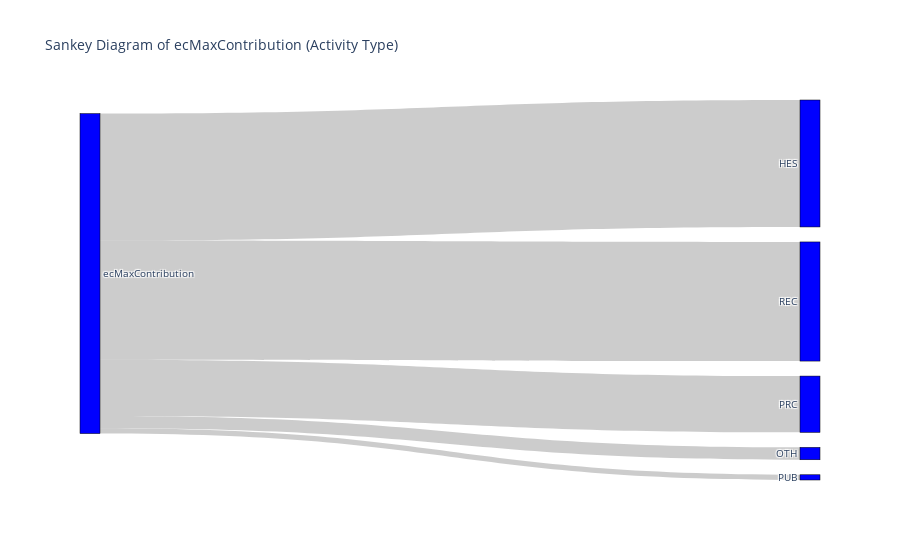

Notebook code for this chart:
### Code cell
# Create the Sankey diagram
fig = go.Figure(data=[go.Sankey(
    node=dict(
        pad=15,
        thickness=20,
        line=dict(color="black", width=0.5),
        label=labels,
        color="blue"
    ),
    link=dict(
        source=sankey_field['source'],
        target=sankey_field['target'],
        value=sankey_field['value']
    )
)])

fig.update_layout(title_text="Sankey Diagram of ecMaxContribution (Activity Type)", font_size=10)
fig.show()

### Figure 1 — Plotly figure (JSON) as saved in the notebook; plotly's stock layout.template omitted (floating-point values rounded to 4 significant figures)
{"data": [{"link": {"source": [0, 0, 0, 0, 0], "target": [1, 2, 3, 4, 5], "value": [39.67, 3.874, 17.59, 1.635, 37.22]}, "node": {"color": "blue", "label": ["ecMaxContribution", "HES", "OTH", "PRC", "PUB", "REC"], "line": {"color": "black", "width": 0.5}, "pad": 15, "thickness": 20}, "type": "sankey"}], "layout": {"font": {"size": 10}, "title": {"text": "Sankey Diagram of ecMaxContribution (Activity Type)"}}}
